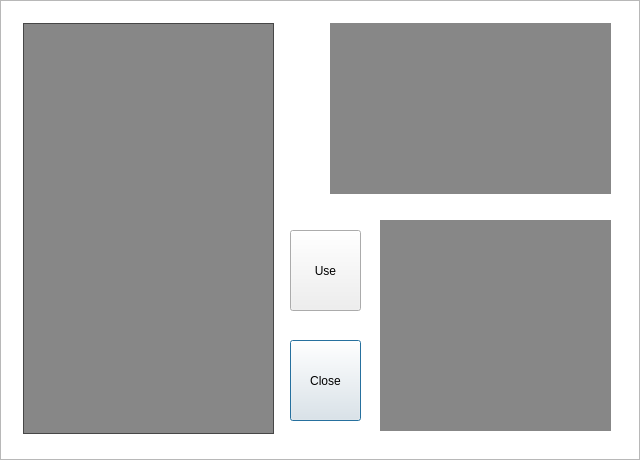
<?xml version="1.0" encoding="UTF-8"?>
<ui version="4.0">
 <class>InventoryWindow</class>
 <widget class="QDialog" name="InventoryWindow">
  <property name="geometry">
   <rect>
    <x>0</x>
    <y>0</y>
    <width>640</width>
    <height>460</height>
   </rect>
  </property>
  <property name="sizePolicy">
   <sizepolicy hsizetype="Fixed" vsizetype="Fixed">
    <horstretch>0</horstretch>
    <verstretch>0</verstretch>
   </sizepolicy>
  </property>
  <property name="minimumSize">
   <size>
    <width>640</width>
    <height>460</height>
   </size>
  </property>
  <property name="maximumSize">
   <size>
    <width>640</width>
    <height>460</height>
   </size>
  </property>
  <property name="windowTitle">
   <string>Inventory</string>
  </property>
  <property name="windowIcon">
   <iconset resource="../resources/resfile.qrc">
    <normaloff>:/res/images/item1.png</normaloff>:/res/images/item1.png</iconset>
  </property>
  <widget class="QListWidget" name="listWidget">
   <property name="geometry">
    <rect>
     <x>23</x>
     <y>23</y>
     <width>251</width>
     <height>411</height>
    </rect>
   </property>
   <property name="styleSheet">
    <string notr="true">background-color: rgb(0, 0, 0, 120);
color: rgb(255, 255, 255);</string>
   </property>
  </widget>
  <widget class="QLabel" name="playerLabel">
   <property name="geometry">
    <rect>
     <x>380</x>
     <y>220</y>
     <width>231</width>
     <height>211</height>
    </rect>
   </property>
   <property name="styleSheet">
    <string notr="true">background-color: rgb(0, 0, 0, 120);
color: rgb(255, 255, 255);
font: 12pt &quot;MS UI Gothic&quot;;</string>
   </property>
   <property name="text">
    <string/>
   </property>
  </widget>
  <widget class="QGraphicsView" name="graphicsView">
   <property name="geometry">
    <rect>
     <x>0</x>
     <y>0</y>
     <width>640</width>
     <height>460</height>
    </rect>
   </property>
   <property name="sizePolicy">
    <sizepolicy hsizetype="Fixed" vsizetype="Fixed">
     <horstretch>0</horstretch>
     <verstretch>0</verstretch>
    </sizepolicy>
   </property>
   <property name="minimumSize">
    <size>
     <width>640</width>
     <height>460</height>
    </size>
   </property>
   <property name="maximumSize">
    <size>
     <width>640</width>
     <height>460</height>
    </size>
   </property>
   <property name="styleSheet">
    <string notr="true">border-image: url(:/res/images/inventory-brackground0.jpg) 0 0 0 0 stretch stretch;</string>
   </property>
  </widget>
  <widget class="QPushButton" name="closeButton">
   <property name="geometry">
    <rect>
     <x>290</x>
     <y>340</y>
     <width>71</width>
     <height>81</height>
    </rect>
   </property>
   <property name="text">
    <string>Close</string>
   </property>
  </widget>
  <widget class="QPushButton" name="useButton">
   <property name="geometry">
    <rect>
     <x>290</x>
     <y>230</y>
     <width>71</width>
     <height>81</height>
    </rect>
   </property>
   <property name="styleSheet">
    <string notr="true"/>
   </property>
   <property name="text">
    <string>Use</string>
   </property>
  </widget>
  <widget class="QLabel" name="label">
   <property name="geometry">
    <rect>
     <x>330</x>
     <y>23</y>
     <width>281</width>
     <height>171</height>
    </rect>
   </property>
   <property name="styleSheet">
    <string notr="true">background-color: rgb(0, 0, 0, 120);
color: rgb(255, 255, 255);
font: 12pt &quot;MS UI Gothic&quot;;</string>
   </property>
   <property name="text">
    <string/>
   </property>
  </widget>
  <zorder>graphicsView</zorder>
  <zorder>listWidget</zorder>
  <zorder>playerLabel</zorder>
  <zorder>closeButton</zorder>
  <zorder>label</zorder>
  <zorder>useButton</zorder>
 </widget>
 <resources>
  <include location="../resources/resfile.qrc"/>
 </resources>
 <connections/>
</ui>
